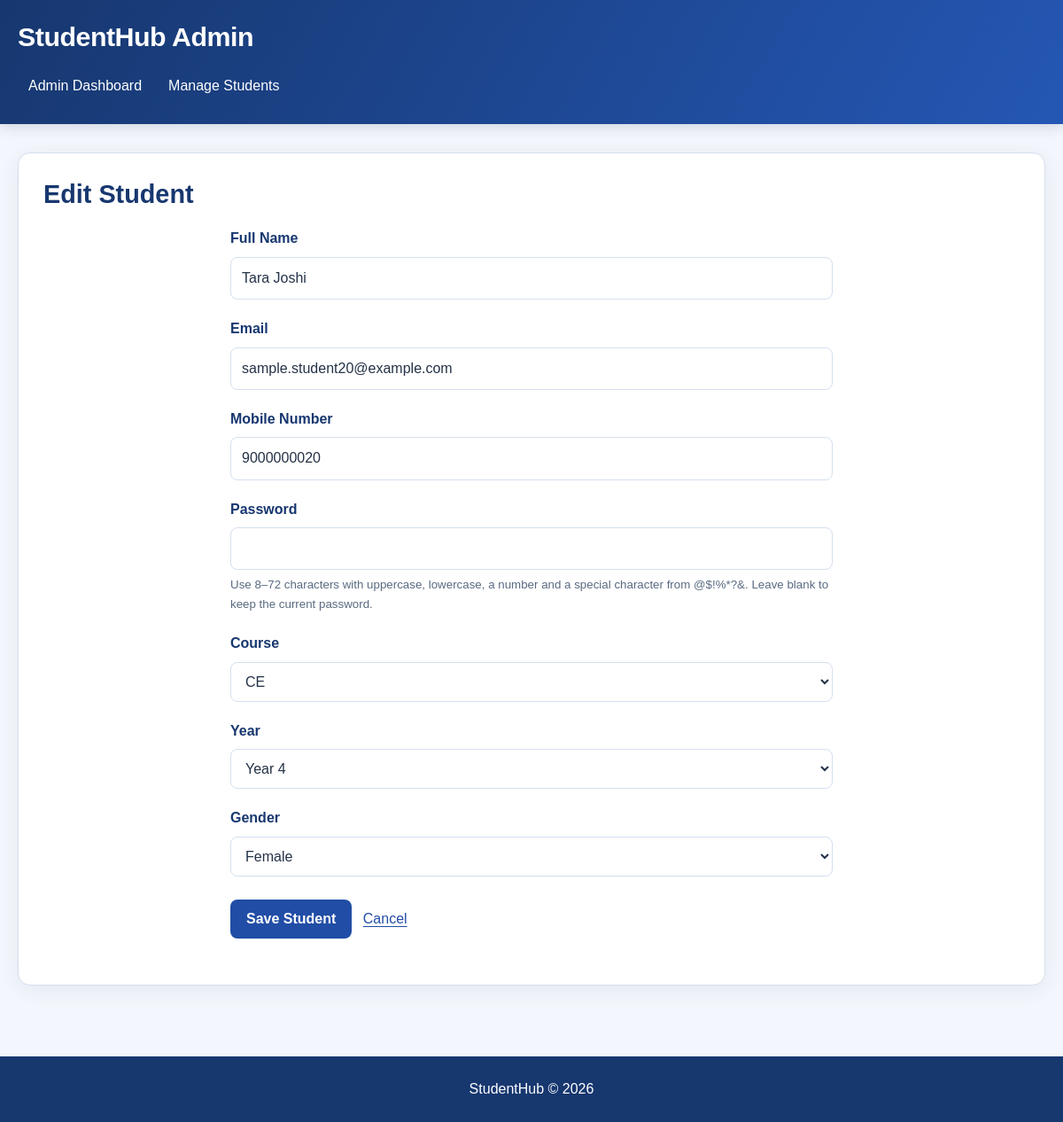
The page /pages/student_form.php?id=24 (signed in) on the database its author committed.
### tables this page shows
CREATE TABLE `students` (
  `student_id` int(10) UNSIGNED NOT NULL,
  `full_name` varchar(100) NOT NULL,
  `email` varchar(254) NOT NULL,
  `mobile` varchar(10) NOT NULL,
  `password_hash` varchar(255) NOT NULL,
  `course` varchar(10) NOT NULL,
  `year` tinyint(3) UNSIGNED NOT NULL,
  `gender` enum('Male','Female','Other') NOT NULL,
  `created_at` timestamp NOT NULL DEFAULT current_timestamp(),
  `role` enum('student','admin') NOT NULL DEFAULT 'student',
  `last_login` datetime DEFAULT NULL
);

### pages/student_form.php (the view, shortened to what this page needs)
<?php
require_once __DIR__ . "/../php/db_mysqli.php";
function escapeText($value)
{
    return htmlspecialchars(
        (string) $value,
        ENT_QUOTES,
        "UTF-8"
    );
}
$student = [
    "student_id" => "",
    "full_name" => "",
    "email" => "",
    "mobile" => "",
    "course" => "",
    "year" => "",
    "gender" => ""
];
$isEdit = false;
if (isset($_GET["id"])) {
    $id = filter_var($_GET["id"], FILTER_VALIDATE_INT);
    try {
        $stmt = $conn->prepare(
            "SELECT student_id, full_name, email, mobile,
                    course, year, gender
             FROM students
             WHERE student_id = ? AND role = 'student'"
        );
        $stmt->bind_param("i", $id);
        $stmt->execute();
        $record = $stmt->get_result()->fetch_assoc();
        $student = $record;
        $isEdit = true;
    } catch (mysqli_sql_exception $e) {
        error_log($e->getMessage());
        http_response_code(500);
        exit("Unable to load student details.");
    }
}
$title = "Add Student";
if ($isEdit) {
    $title = "Edit Student";
}
?>
<!DOCTYPE html>
<html lang="en">
<head>
    <link rel="stylesheet" href="../css/style.css">
</head>
<body>
<header>
    <h1>StudentHub Admin</h1>
    <nav aria-label="Admin Navigation">
        <a href="admin.php">Admin Dashboard</a>
        <a href="students.php">Manage Students</a>
    </nav>
</header>
<main>
    <section>
        <h2><?= escapeText($title) ?></h2>
        <form action="../php/save_student.php" method="POST">
            <div class="form-group">
                <label for="fullName">Full Name</label>
                <input
                    type="text"
                    id="fullName"
                    name="fullName"
                    minlength="3"
                    maxlength="50"
                    pattern="[A-Za-z ]{3,50}"
                    value="<?= escapeText($student['full_name']) ?>"
                    required
                >
            </div>
            <div class="form-group">
                <label for="email">Email</label>
                <input
                    type="email"
                    id="email"
                    name="email"
                    maxlength="254"
                    value="<?= escapeText($student['email']) ?>"
                    required
                >
            </div>
            <div class="form-group">
                <label for="mobile">Mobile Number</label>
                <input
                    type="tel"
                    id="mobile"
                    name="mobile"
                    inputmode="numeric"
                    maxlength="10"
                    pattern="[6-9][0-9]{9}"
                    value="<?= escapeText($student['mobile']) ?>"
                    required
                >
            </div>
            <div class="form-group">
                <label for="password">Password</label>
                <input
                    type="password"
                    id="password"
                    name="password"
                    autocomplete="new-password"
                    minlength="8"
                    maxlength="72"
                    pattern="(?=.*[a-z])(?=.*[A-Z])(?=.*[0-9])(?=.*[@$!%*?&])[A-Za-z0-9@$!%*?&]{8,72}"
                    <?php if (!$isEdit) { echo "required"; } ?>
                >
                <small>
                    Use 8–72 characters with uppercase, lowercase,
                    a number and a special character from @$!%*?&.
                    <?php if ($isEdit) { ?>
                        Leave blank to keep the current password.
                    <?php } ?>
                </small>
            </div>
            <div class="form-group">
                <label for="course">Course</label>
                <select id="course" name="course" required>
                    <?php foreach (["AIML", "CE", "IT"] as $option) { ?>
                        <option
                            value="<?= escapeText($option) ?>"
                            <?php
                            if ($student["course"] === $option) {
                                echo "selected";
                            }
                            ?>
                        >
                            <?= escapeText($option) ?>
                        </option>
                    <?php } ?>
                </select>
            </div>
            <div class="form-group">
                <label for="year">Year</label>
                <select id="year" name="year" required>
                    <?php foreach (["1", "2", "3", "4"] as $option) { ?>
                        <option
                            value="<?= escapeText($option) ?>"
                            <?php
                            if ((string) $student["year"] === $option) {
                                echo "selected";
                            }
                            ?>
                        >
                            Year <?= escapeText($option) ?>
                        </option>
                    <?php } ?>
                </select>
            </div>
            <div class="form-group">
                <label for="gender">Gender</label>
                <select id="gender" name="gender" required>
                    <?php foreach (["Male", "Female", "Other"] as $option) { ?>
                        <option
                            value="<?= escapeText($option) ?>"
                            <?php
                            if ($student["gender"] === $option) {
                                echo "selected";
                            }
                            ?>
                        >
                            <?= escapeText($option) ?>
                        </option>
                    <?php } ?>
                </select>
            </div>
            <button type="submit">Save Student</button>
            <a href="students.php">Cancel</a>
        </form>
    </section>
</main>
<footer>
    <p>StudentHub &copy; 2026</p>
</footer>
</body>
</html>

### css/style.css (style rules this page uses)
:root { --background: #f3f6fc; --surface: #ffffff; --surface-soft: #edf3ff; --text: #243247; --muted: #596a80; --primary: #214da6; --primary-hover: #183c85; --heading: #17376f; --border: #d5dfef; --focus: #5480db; --success: #216b3b; --error: #b42332; --radius: 14px; --shadow: 0 5px 22px rgba(24, 54, 105, 0.07); }
* { box-sizing: border-box; margin: 0; padding: 0; }
html { scroll-behavior: smooth; }
body { min-height: 100vh; display: flex; flex-direction: column; font-family: Arial, Helvetica, sans-serif; font-size: 16px; line-height: 1.65; background: var(--background); color: var(--text); transition: background-color 0.2s, color 0.2s; }
button, input, select, textarea { font: inherit; }
a { color: var(--primary); text-underline-offset: 3px; }
p { margin-bottom: 12px; }
h1, h2, h3, h4 { line-height: 1.3; overflow-wrap: anywhere; }
h2 { color: var(--heading); font-size: clamp(1.4rem, 3vw, 1.8rem); margin-bottom: 18px; }
small { color: var(--muted); }
:where(a, button, input, select, textarea):focus-visible { outline: 3px solid var(--focus); outline-offset: 3px; }
header { background: linear-gradient(120deg, #17376f, #2457b4); color: #ffffff; padding: 22px max(20px, calc((100% - 1200px) / 2)); box-shadow: 0 3px 14px rgba(16, 39, 81, 0.16); }
header h1 { color: #ffffff; font-size: clamp(1.5rem, 3vw, 1.9rem); letter-spacing: -0.5px; }
header > h1 { margin-bottom: 14px; }
header nav { display: flex; align-items: center; flex-wrap: wrap; gap: 6px; }
header nav a { display: inline-flex; align-items: center; justify-content: center; min-height: 42px; padding: 8px 12px; color: #ffffff; text-decoration: none; border-radius: 8px; transition: background-color 0.2s; }
main { width: 100%; max-width: 1240px; flex: 1; margin: 0 auto; padding: 32px 20px; }
main > section, .dashboard-content { background: var(--surface); padding: 28px; margin-bottom: 24px; border: 1px solid var(--border); border-radius: var(--radius); box-shadow: var(--shadow); min-width: 0; }
button, .button, .btn { display: inline-flex; align-items: center; justify-content: center; gap: 6px; min-height: 42px; padding: 10px 17px; background: var(--primary); color: #ffffff; border: 1px solid transparent; border-radius: 8px; font-weight: 600; line-height: 1.4; text-decoration: none; text-align: center; cursor: pointer; transition: background-color 0.2s, box-shadow 0.2s; }
form { width: 100%; max-width: 680px; margin: 18px auto; }
.form-group { margin-bottom: 20px; }
label { display: block; margin-bottom: 7px; color: var(--heading); font-weight: 600; }
input:not([type="checkbox"]):not([type="radio"]):not([type="hidden"]), textarea, select { display: block; width: 100%; min-width: 0; min-height: 45px; padding: 10px 12px; background: var(--surface); color: var(--text); border: 1px solid var(--border); border-radius: 8px; font-size: 16px; transition: border-color 0.2s, box-shadow 0.2s; }
input::placeholder, textarea::placeholder { color: var(--muted); opacity: 1; }
form > button { margin: 6px 8px 6px 0; }
form > a, fieldset > a { display: inline-block; margin: 6px 0; }
form > small, .form-group > small { display: block; margin-top: 6px; }
footer { margin-top: 24px; padding: 24px 20px; background: #17376f; color: #ffffff; text-align: center; }
footer p { margin: 0; }

### rows shown on the page
students: fullName "Tara Joshi", email "sample.student20@example.com", mobile "9000000020", year "Year 4"

### other values the page prints
escapeText($title) "Edit Student"
form field course "CE"
form field gender "Female"
